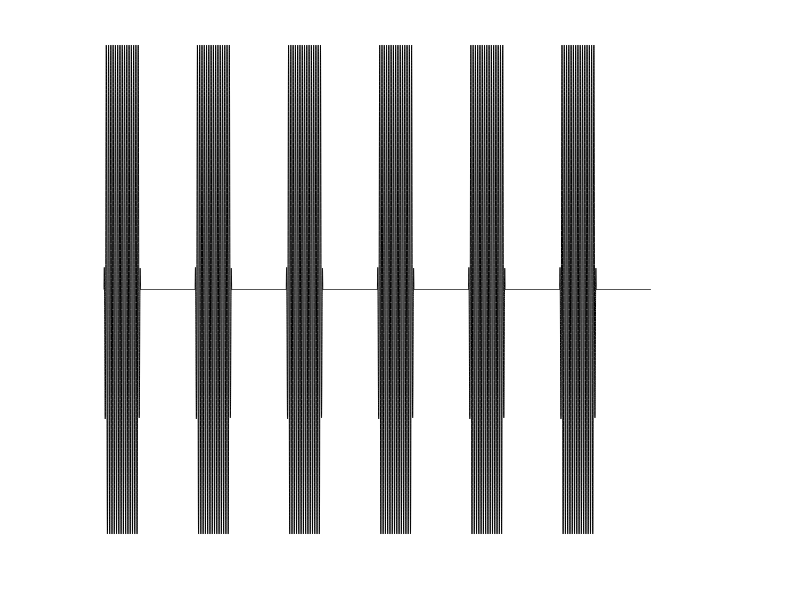

Write MATLAB code to recreate this figure. (Note: this script raises an error after producing the figure.)
clear all
close all
clc

fs = 44100; %sampling rate
dur = 0.08; %duration
f0 = 200;
sIOI = 0.2; %Standard IOI
cIOI = [0.55, 0.57, 0.59, 0.61, 0.63, 0.65];% Comparison IOI: short(0.55, 0.57, 0.59), long(0.61, 0.63, 0.65)
beginning = [-0.18, 0 , 0.18]; % Beginning modulation: early(-0.18s),ontime(0s),late(0.18s)
delay = [sIOI+beginning;2*sIOI+beginning;3*sIOI+beginning]; % Delay duration: 2,3,4 IOI

nt = 0:1/fs:dur-1/fs;
N = length(nt);
Y_unramp = cos(2*pi*f0*nt);
rampDur = floor(0.005 *fs) - 1;
ramp_f = linspace(0, 1, rampDur);
ramp_b = linspace(1, 0, rampDur);
window = [ramp_f ones(1, N-2*rampDur) ramp_b];
Y = Y_unramp.* window;

standard_tr = [Y zeros(1,round(fs*(sIOI-dur)))]; % the whole IOI
int1_standard = repmat(standard_tr,1,2);
int6_standard = repmat(standard_tr,1,6);
figure, plot(int6_standard,'k')
axis off
%%

comparison_tr1 = [Y zeros(1,round(fs*(cIOI(1)-dur)))];
comparison1 = repmat(comparison_1,1,2);
comparison_2 = [Y zeros(1,round(fs*(cIOI(2)-dur)))];
comparison2 = repmat(comparison_2,1,2);
comparison_3 = [Y zeros(1,round(fs*(cIOI(3)-dur)))];
comparison3 = repmat(comparison_3,1,2);
comparison_4 = [Y zeros(1,round(fs*(cIOI(4)-dur)))];
comparison4 = repmat(comparison_4,1,2);
comparison_5 = [Y zeros(1,round(fs*(cIOI(5)-dur)))];
comparison5 = repmat(comparison_5,1,2);
comparison_6 = [Y zeros(1,round(fs*(cIOI(6)-dur)))];
comparison6 = repmat(comparison_6,1,2);

% 18 conditions for comparison1
int1_delay2_51 = [int1_standard zeros(1,round(fs*delay(1,1))) comparison1];
int1_delay2_81 = [int1_standard zeros(1,round(fs*delay(1,2))) comparison1];
int1_delay2_91 = [int1_standard zeros(1,round(fs*delay(1,3))) comparison1];
int6_delay2_51 = [int6_standard zeros(1,round(fs*delay(1,1))) comparison1];
int6_delay2_81 = [int6_standard zeros(1,round(fs*delay(1,2))) comparison1];
int6_delay2_91 = [int6_standard zeros(1,round(fs*delay(1,3))) comparison1];
int1_delay3_51 = [int1_standard zeros(1,round(fs*delay(2,1))) comparison1];
int1_delay3_81 = [int1_standard zeros(1,round(fs*delay(2,2))) comparison1];
int1_delay3_91 = [int1_standard zeros(1,round(fs*delay(2,3))) comparison1];
int6_delay3_51 = [int6_standard zeros(1,round(fs*delay(2,1))) comparison1];
int6_delay3_81 = [int6_standard zeros(1,round(fs*delay(2,2))) comparison1];
int6_delay3_91 = [int6_standard zeros(1,round(fs*delay(2,3))) comparison1];
int1_delay4_51 = [int1_standard zeros(1,round(fs*delay(3,1))) comparison1];
int1_delay4_81 = [int1_standard zeros(1,round(fs*delay(3,2))) comparison1];
int1_delay4_91 = [int1_standard zeros(1,round(fs*delay(3,3))) comparison1];
int6_delay4_51 = [int6_standard zeros(1,round(fs*delay(3,1))) comparison1];
int6_delay4_81 = [int6_standard zeros(1,round(fs*delay(3,2))) comparison1];
int6_delay4_91 = [int6_standard zeros(1,round(fs*delay(3,3))) comparison1];

% 18 conditions for comparison2
int1_delay2_52 = [int1_standard zeros(1,round(fs*delay(1,1))) comparison2];
int1_delay2_82 = [int1_standard zeros(1,round(fs*delay(1,2))) comparison2];
int1_delay2_92 = [int1_standard zeros(1,round(fs*delay(1,3))) comparison2];
int6_delay2_52 = [int6_standard zeros(1,round(fs*delay(1,1))) comparison2];
int6_delay2_82 = [int6_standard zeros(1,round(fs*delay(1,2))) comparison2];
int6_delay2_92 = [int6_standard zeros(1,round(fs*delay(1,3))) comparison2];
int1_delay3_52 = [int1_standard zeros(1,round(fs*delay(2,1))) comparison2];
int1_delay3_82 = [int1_standard zeros(1,round(fs*delay(2,2))) comparison2];
int1_delay3_92 = [int1_standard zeros(1,round(fs*delay(2,3))) comparison2];
int6_delay3_52 = [int6_standard zeros(1,round(fs*delay(2,1))) comparison2];
int6_delay3_82 = [int6_standard zeros(1,round(fs*delay(2,2))) comparison2];
int6_delay3_92 = [int6_standard zeros(1,round(fs*delay(2,3))) comparison2];
int1_delay4_52 = [int1_standard zeros(1,round(fs*delay(3,1))) comparison2];
int1_delay4_82 = [int1_standard zeros(1,round(fs*delay(3,2))) comparison2];
int1_delay4_92 = [int1_standard zeros(1,round(fs*delay(3,3))) comparison2];
int6_delay4_52 = [int6_standard zeros(1,round(fs*delay(3,1))) comparison2];
int6_delay4_82 = [int6_standard zeros(1,round(fs*delay(3,2))) comparison2];
int6_delay4_92 = [int6_standard zeros(1,round(fs*delay(3,3))) comparison2];

% 18 conditions for comparison3
int1_delay2_53 = [int1_standard zeros(1,round(fs*delay(1,1))) comparison3];
int1_delay2_83 = [int1_standard zeros(1,round(fs*delay(1,2))) comparison3];
int1_delay2_93 = [int1_standard zeros(1,round(fs*delay(1,3))) comparison3];
int6_delay2_53 = [int6_standard zeros(1,round(fs*delay(1,1))) comparison3];
int6_delay2_83 = [int6_standard zeros(1,round(fs*delay(1,2))) comparison3];
int6_delay2_93 = [int6_standard zeros(1,round(fs*delay(1,3))) comparison3];
int1_delay3_53 = [int1_standard zeros(1,round(fs*delay(2,1))) comparison3];
int1_delay3_83 = [int1_standard zeros(1,round(fs*delay(2,2))) comparison3];
int1_delay3_93 = [int1_standard zeros(1,round(fs*delay(2,3))) comparison3];
int6_delay3_53 = [int6_standard zeros(1,round(fs*delay(2,1))) comparison3];
int6_delay3_83 = [int6_standard zeros(1,round(fs*delay(2,2))) comparison3];
int6_delay3_93 = [int6_standard zeros(1,round(fs*delay(2,3))) comparison3];
int1_delay4_53 = [int1_standard zeros(1,round(fs*delay(3,1))) comparison3];
int1_delay4_83 = [int1_standard zeros(1,round(fs*delay(3,2))) comparison3];
int1_delay4_93 = [int1_standard zeros(1,round(fs*delay(3,3))) comparison3];
int6_delay4_53 = [int6_standard zeros(1,round(fs*delay(3,1))) comparison3];
int6_delay4_83 = [int6_standard zeros(1,round(fs*delay(3,2))) comparison3];
int6_delay4_93 = [int6_standard zeros(1,round(fs*delay(3,3))) comparison3];

% 18 conditions for comparison4
int1_delay2_54 = [int1_standard zeros(1,round(fs*delay(1,1))) comparison4];
int1_delay2_84 = [int1_standard zeros(1,round(fs*delay(1,2))) comparison4];
int1_delay2_94 = [int1_standard zeros(1,round(fs*delay(1,3))) comparison4];
int6_delay2_54 = [int6_standard zeros(1,round(fs*delay(1,1))) comparison4];
int6_delay2_84 = [int6_standard zeros(1,round(fs*delay(1,2))) comparison4];
int6_delay2_94 = [int6_standard zeros(1,round(fs*delay(1,3))) comparison4];
int1_delay3_54 = [int1_standard zeros(1,round(fs*delay(2,1))) comparison4];
int1_delay3_84 = [int1_standard zeros(1,round(fs*delay(2,2))) comparison4];
int1_delay3_94 = [int1_standard zeros(1,round(fs*delay(2,3))) comparison4];
int6_delay3_54 = [int6_standard zeros(1,round(fs*delay(2,1))) comparison4];
int6_delay3_84 = [int6_standard zeros(1,round(fs*delay(2,2))) comparison4];
int6_delay3_94 = [int6_standard zeros(1,round(fs*delay(2,3))) comparison4];
int1_delay4_54 = [int1_standard zeros(1,round(fs*delay(3,1))) comparison4];
int1_delay4_84 = [int1_standard zeros(1,round(fs*delay(3,2))) comparison4];
int1_delay4_94 = [int1_standard zeros(1,round(fs*delay(3,3))) comparison4];
int6_delay4_54 = [int6_standard zeros(1,round(fs*delay(3,1))) comparison4];
int6_delay4_84 = [int6_standard zeros(1,round(fs*delay(3,2))) comparison4];
int6_delay4_94 = [int6_standard zeros(1,round(fs*delay(3,3))) comparison4];

% 18 conditions for comparison5
int1_delay2_55 = [int1_standard zeros(1,round(fs*delay(1,1))) comparison5];
int1_delay2_85 = [int1_standard zeros(1,round(fs*delay(1,2))) comparison5];
int1_delay2_95 = [int1_standard zeros(1,round(fs*delay(1,3))) comparison5];
int6_delay2_55 = [int6_standard zeros(1,round(fs*delay(1,1))) comparison5];
int6_delay2_85 = [int6_standard zeros(1,round(fs*delay(1,2))) comparison5];
int6_delay2_95 = [int6_standard zeros(1,round(fs*delay(1,3))) comparison5];
int1_delay3_55 = [int1_standard zeros(1,round(fs*delay(2,1))) comparison5];
int1_delay3_85 = [int1_standard zeros(1,round(fs*delay(2,2))) comparison5];
int1_delay3_95 = [int1_standard zeros(1,round(fs*delay(2,3))) comparison5];
int6_delay3_55 = [int6_standard zeros(1,round(fs*delay(2,1))) comparison5];
int6_delay3_85 = [int6_standard zeros(1,round(fs*delay(2,2))) comparison5];
int6_delay3_95 = [int6_standard zeros(1,round(fs*delay(2,3))) comparison5];
int1_delay4_55 = [int1_standard zeros(1,round(fs*delay(3,1))) comparison5];
int1_delay4_85 = [int1_standard zeros(1,round(fs*delay(3,2))) comparison5];
int1_delay4_95 = [int1_standard zeros(1,round(fs*delay(3,3))) comparison5];
int6_delay4_55 = [int6_standard zeros(1,round(fs*delay(3,1))) comparison5];
int6_delay4_85 = [int6_standard zeros(1,round(fs*delay(3,2))) comparison5];
int6_delay4_95 = [int6_standard zeros(1,round(fs*delay(3,3))) comparison5];

% 18 conditions for comparison6
int1_delay2_56 = [int1_standard zeros(1,round(fs*delay(1,1))) comparison6];
int1_delay2_86 = [int1_standard zeros(1,round(fs*delay(1,2))) comparison6];
int1_delay2_96 = [int1_standard zeros(1,round(fs*delay(1,3))) comparison6];
int6_delay2_56 = [int6_standard zeros(1,round(fs*delay(1,1))) comparison6];
int6_delay2_86 = [int6_standard zeros(1,round(fs*delay(1,2))) comparison6];
int6_delay2_96 = [int6_standard zeros(1,round(fs*delay(1,3))) comparison6];
int1_delay3_56 = [int1_standard zeros(1,round(fs*delay(2,1))) comparison6];
int1_delay3_86 = [int1_standard zeros(1,round(fs*delay(2,2))) comparison6];
int1_delay3_96 = [int1_standard zeros(1,round(fs*delay(2,3))) comparison6];
int6_delay3_56 = [int6_standard zeros(1,round(fs*delay(2,1))) comparison6];
int6_delay3_86 = [int6_standard zeros(1,round(fs*delay(2,2))) comparison6];
int6_delay3_96 = [int6_standard zeros(1,round(fs*delay(2,3))) comparison6];
int1_delay4_56 = [int1_standard zeros(1,round(fs*delay(3,1))) comparison6];
int1_delay4_86 = [int1_standard zeros(1,round(fs*delay(3,2))) comparison6];
int1_delay4_96 = [int1_standard zeros(1,round(fs*delay(3,3))) comparison6];
int6_delay4_56 = [int6_standard zeros(1,round(fs*delay(3,1))) comparison6];
int6_delay4_86 = [int6_standard zeros(1,round(fs*delay(3,2))) comparison6];
int6_delay4_96 = [int6_standard zeros(1,round(fs*delay(3,3))) comparison6];

%% play to hear how the waves sound like
%aud = audioplayer (int1_delay2_otrl,fs);
%play(aud);
%pause(aud);

std_IOI = {'1','6'};
delay_dur = {'2','3','4'}; 
begin_time = {'5','8','9'}; % correspond to early(1), ontime(2), late(3) beginning
comp_IOI = {'1','2','3','4','5','6'}; % correspond to 0.55(1), 0.57(2), 0.59(3), 0.61(4), 0.63(5), 0.65(6) cIOI

for i = 1:2
    for j = 1:3
        for k = 1:3
            for l = 1:6
            filename = ['int' std_IOI{i} '_delay' delay_dur{j} '_' begin_time{k} comp_IOI{l} '.wav'];
            eval ([filename '= filename']);
            %audiowrite(filename,eval ([filename '= filename']),fs);
            end
        end
    end
end